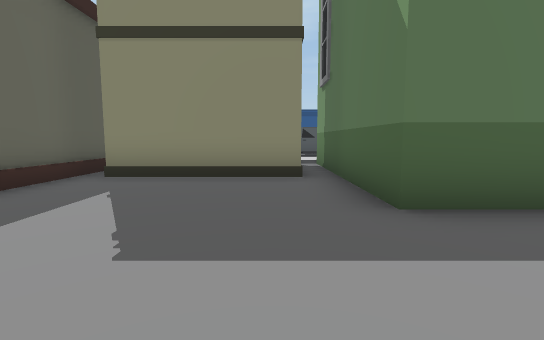
View 1 (above)

24 first-person views from a walk through a 3-D level made in the Unity game engine. The camera is 1.4 m above the floor, tilts 6° down and sees 85° across. The floor is counted in squares, 2 m on a side. Each view is taken from the middle of a square. On the plan, view 1 faces up. The plan holds only what a view shows up to about 10 squares ahead; the rest is blank. The place goes on beyond the plan.

View 2
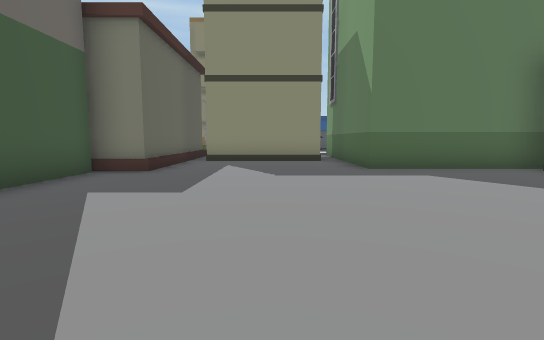

View 3
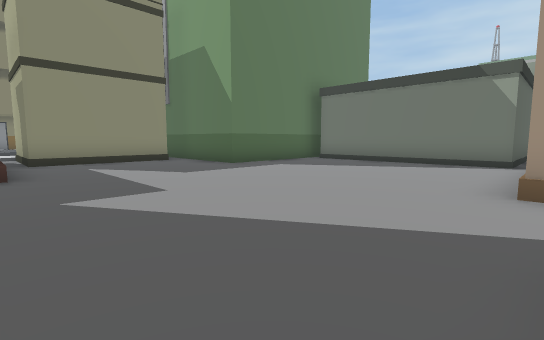

View 4
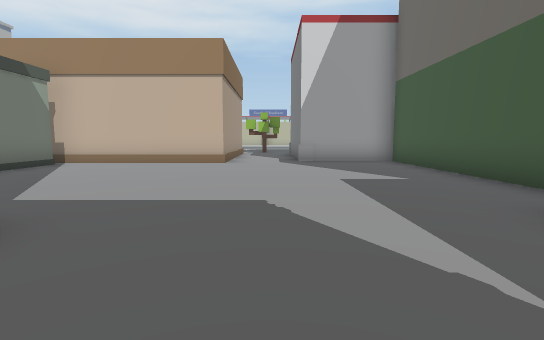

View 5
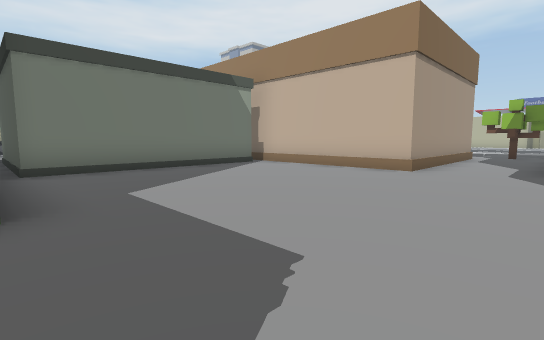

View 6
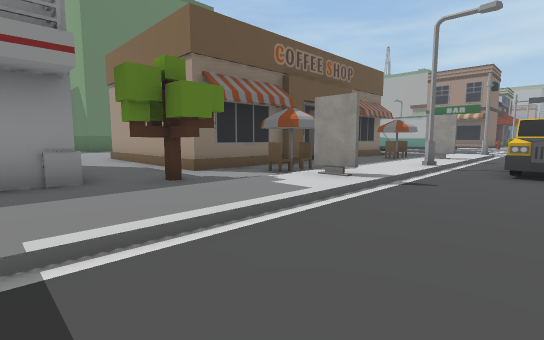

View 7
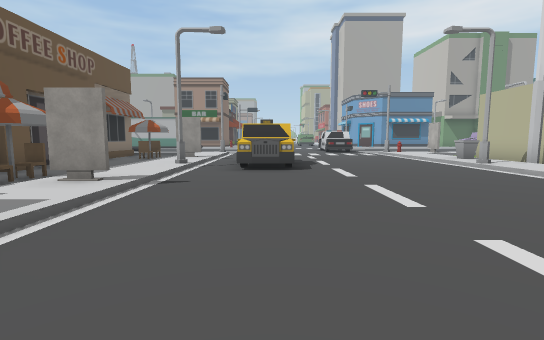

View 8
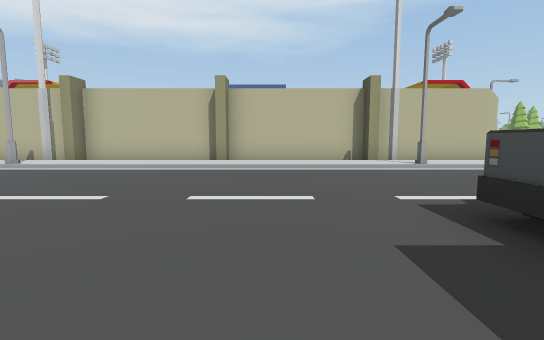

View 9
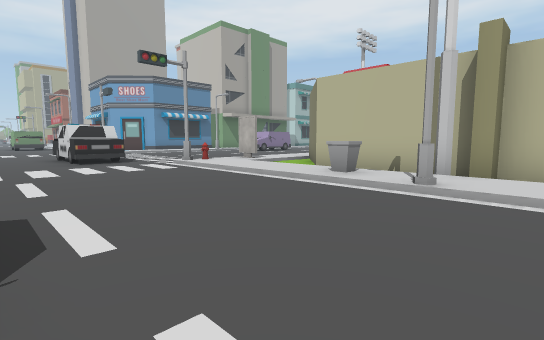

View 10
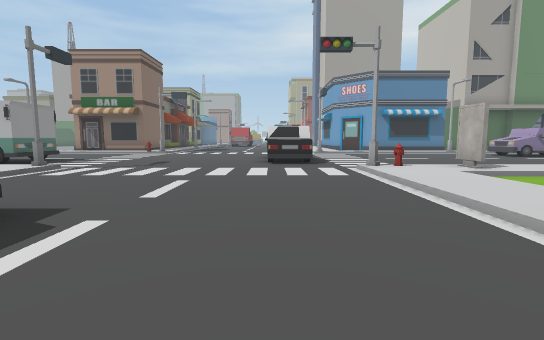

View 11
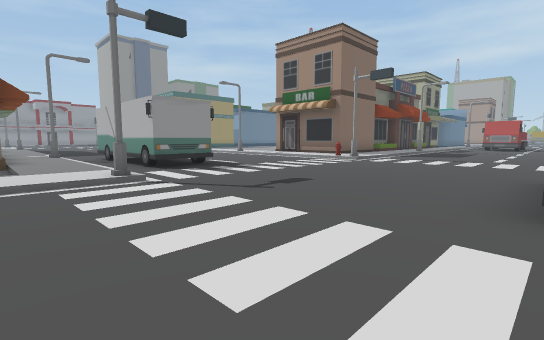

View 12
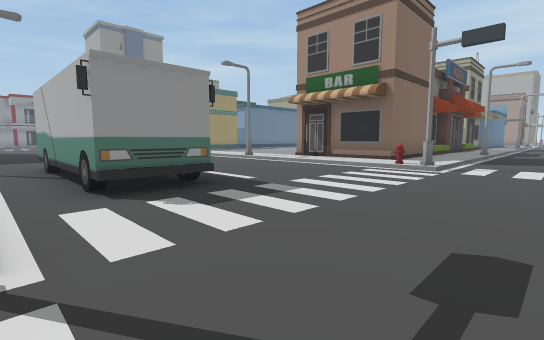

View 13
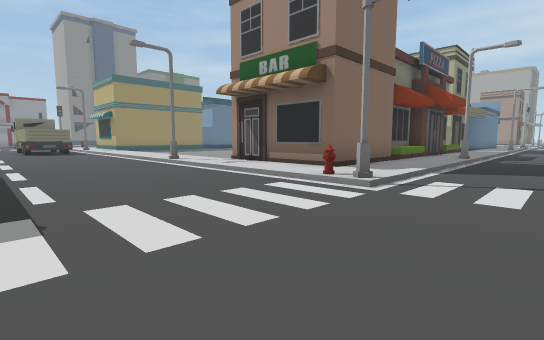

View 14
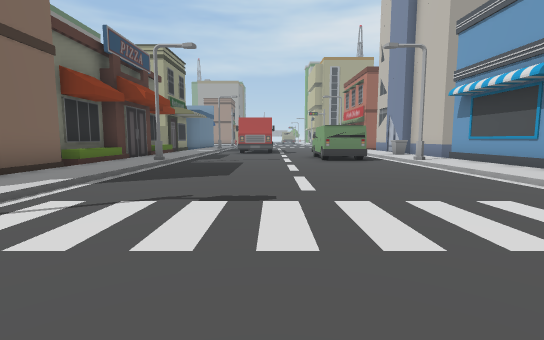

View 15
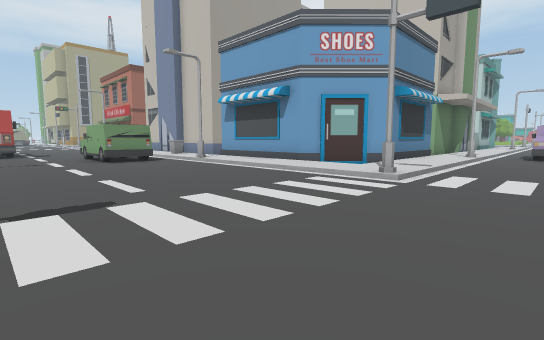

View 16
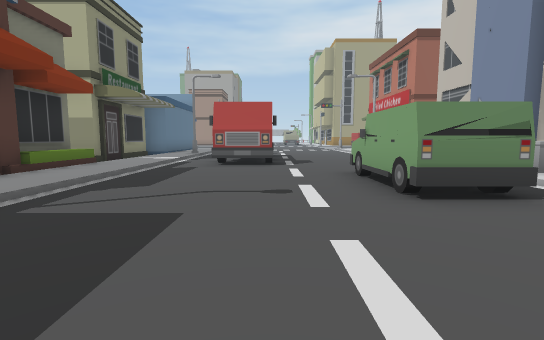

View 17
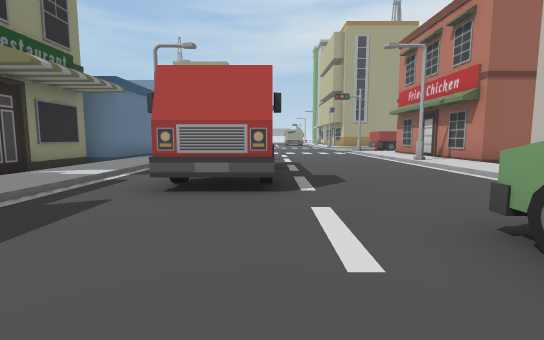

View 18
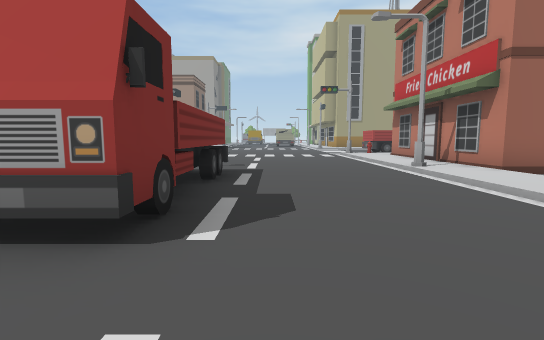

View 19
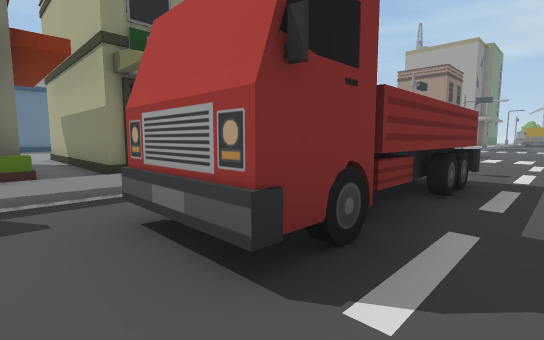

View 20
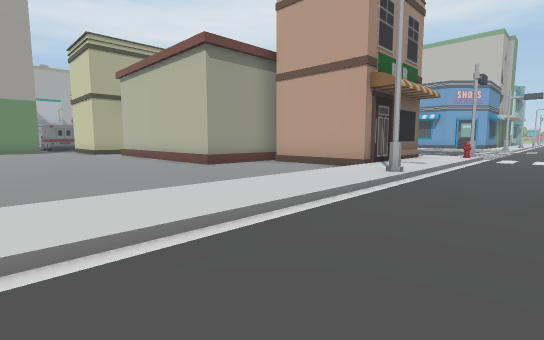

View 21
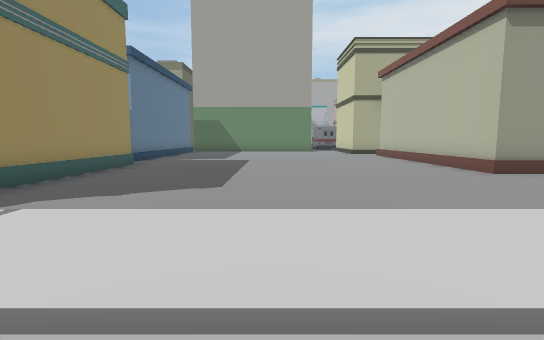

View 22
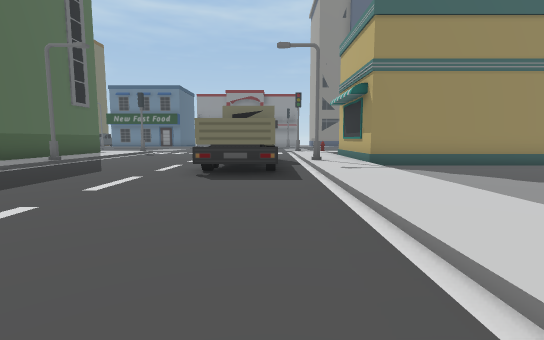

View 23
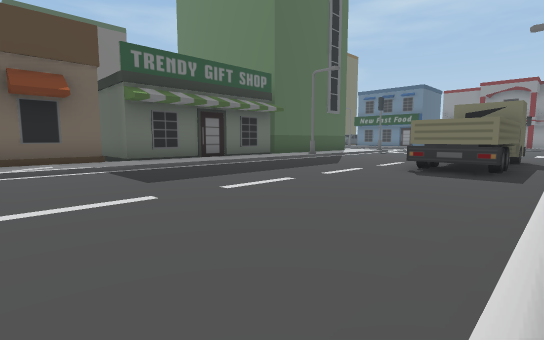

View 24
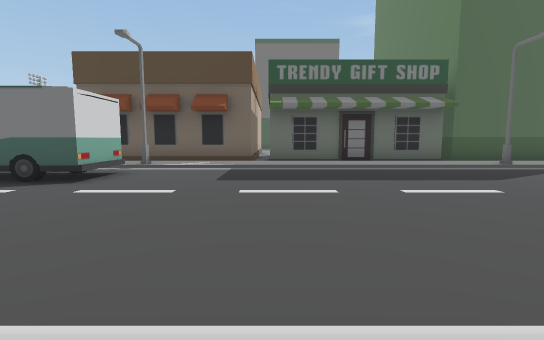

### Floor plan
Key: @ floor where view 1 was taken; # wall or solid block; . main floor; : floor 0.25 m higher than the main floor; / step, stairs or slope; O other object.
Columns run from 6 left of view 1 to 38 right of it. Each row starts with its distance up from view 1.
  6   OOOOO.O      O
  5   O.....O      O:/...  O/:#
  4   O.....O      O:/... OO/:#      O
  3  OO.....OOOO   O:O.... OO:######//
  2  O.........#####:/....OO/:........
  1  O.........#   #:/....OO/:........
  0  O....@....#   #:/....../:........
 -1  O.........#   #:/....../:........
 -2  O.........#   #:/....../:.........
 -3  O.........#####:/....../:.........
 -4  O.....######  #:/....../:........
 -5  ####..#       #:/....../:........  .O
 -6      ..#       #:/....../:...OOOOO O.O
 -7      ..#       #:OOO....O:...O     O.O
 -8      ..#       #:/OO..../:###O     O.O
 -9    ##..#####   #:/O ..../:#        O.O
-10    ..O........ .:/OO..../:#        O.O   #
-11    ..O..O.....  :/OO..../:###OOOOOOO. OOO##
-12    ::::O:::::O:::/......O::::::::::::/:::::
-13    ///////O//////#......///////O/////////O
-14    .......OO ..........................
-15   O.......OOO.......................OO
-16   ..................................OOOOO....
-17  ............................................
-18 ..................OOOO..........OOO..........
-19 ..................OOO ..........O   .........
-20 O/////////O///////... ..#//////O//   ////O///
-21 ::::::::::::O::::O... ../::::::::O    :::::::
-22  #    #   #    .O/... ../:.##### OOOOOOO#####
-23 ###############.:/... ../:##     O      #
-24               ##:/... ../:#
-25                   ... ../:#

Positions as (right, up) in squares from view 1, and headings:
1: (0, 0), facing up
2: (-1, -4), facing up
3: (-4, -4), facing up-right
4: (-1, 5), facing down
5: (-2, 3), facing down-right
6: (-3, -15), facing up-right
7: (-3, -15), facing right
8: (-2, -13), facing down
9: (3, -16), facing down-right
10: (4, -18), facing right
11: (9, -18), facing up-right
12: (11, -15), facing up-right
13: (14, -15), facing up-right
14: (16, -16), facing right
15: (16, -15), facing down-right
16: (22, -16), facing right
17: (26, -16), facing right
18: (28, -17), facing right
19: (29, -17), facing up-right
20: (16, -1), facing down-right
21: (17, -1), facing right
22: (17, -5), facing up
23: (18, -6), facing up-left
24: (19, -3), facing left
